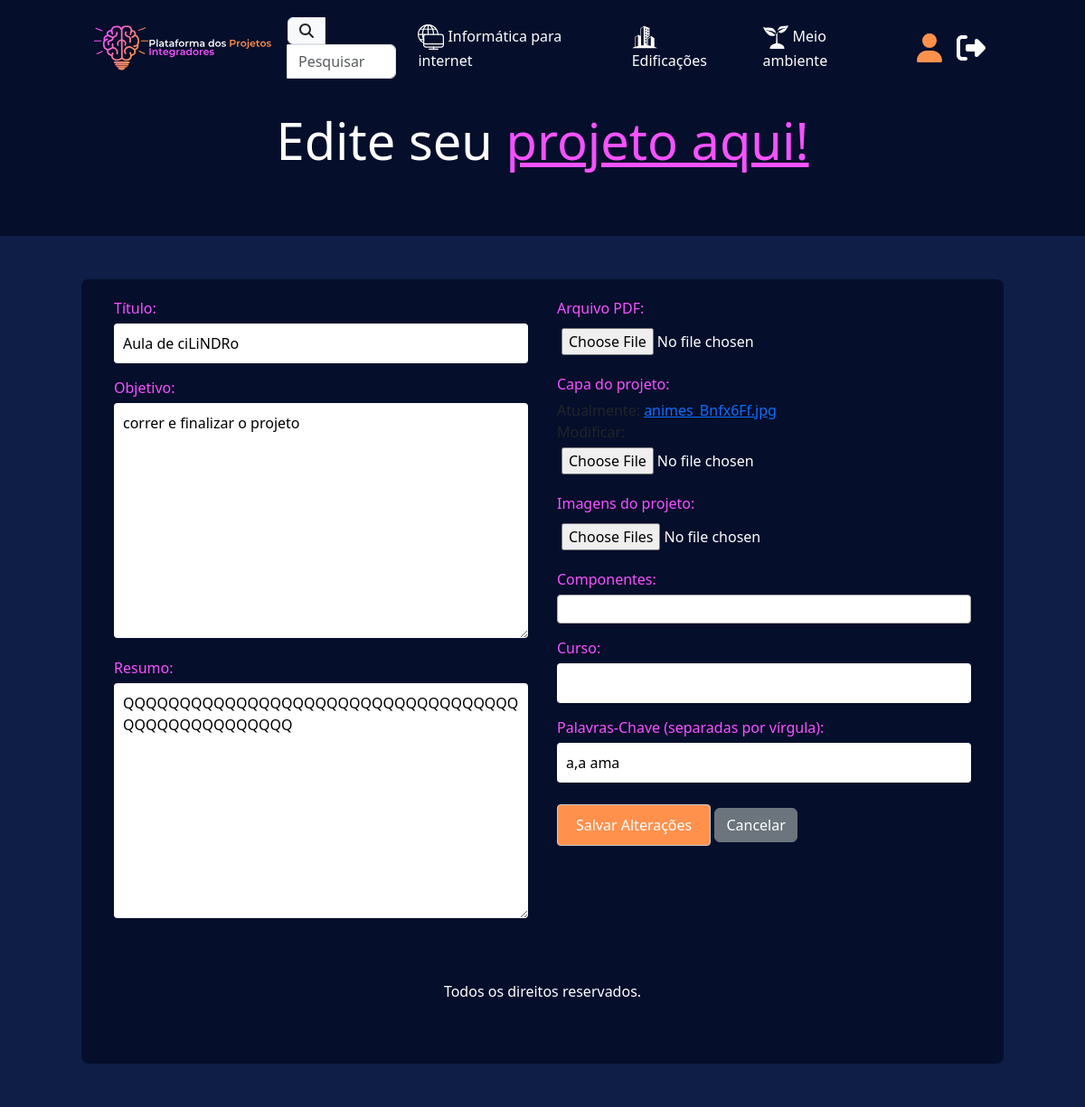
Screenshot of /projeto/6/ (signed in) with the database file from the repository.
### users/models.py (models this page shows)
class Curso(models.Model):
    titulo = models.CharField(max_length=50)
    logo = models.FileField(blank=True)
    def __str__(self):
        return self.titulo

### ppi/models.py (models this page shows, shortened)
class Projeto(models.Model):
    titulo = models.CharField(max_length=80)
    resumo = models.TextField(max_length=2000)
    objetivo = models.TextField(max_length=2000)
    capa = models.ImageField('media/')
    pdf = models.FileField(blank=True, null=True)
    palavras_chave = models.CharField(max_length=200, blank=True, null=True)
    curso = models.ForeignKey(Curso,on_delete=models.CASCADE, related_name="projetos")
    componentes = models.ManyToManyField(Profile, related_name="projetos", blank=True)
    criado_em = models.DateTimeField(auto_now_add=True,null=True)

### ppi/views.py (the view)
# urls.py: path('projeto/<int:pk>/', views.formprojeto, name='editar_projeto'),
@login_required
@permission_required('ppi.add_projeto', raise_exception=True)
def formprojeto(request, pk=None):
    componentes = list(Profile.objects.all().values('id', 'user__username'))
    projeto = get_object_or_404(Projeto, pk=pk) if pk else None
    if request.method == 'POST':
        form = ProjetoForm(request.POST, request.FILES, instance=projeto)
        if form.is_valid():
            projeto = form.save()
            componentes_ids = request.POST.getlist('componentes')
            projeto.componentes.set(componentes_ids)
            imagens = request.FILES.getlist('imagens')
            for imagem in imagens:
                FotoProjeto.objects.create(projeto=projeto, photo=imagem)
            return redirect("verperfil")
    else:
        form = ProjetoForm(instance=projeto)
    context = {
        "form": form,
        "componentes": componentes,
        "projeto": projeto,
    }
    return render(request, "formprojeto.html", context)

### ppi/forms.py
class ProjetoForm(forms.ModelForm):
    class Meta:
        model = Projeto
        fields = ['titulo', 'resumo', 'objetivo', 'capa', 'pdf', 'palavras_chave', 'curso']

### ppi/context_processors.py (called while the page is built)
def cursos(request):
    return {
        "cursos" : Curso.objects.all,
    }

### ppi/templates/formprojeto.html (shortened to what this page needs)
{% extends "base.html" %}
{% load static %}
{% block conteudo %}
<link href="https://cdnjs.cloudflare.com/ajax/libs/select2/4.0.13/css/select2.min.css" rel="stylesheet" />
<div class="container custom-container mb-5 py-3">
  <h1 class="text-white text-center" style="font-size: 3.5em;">
    {% if projeto %}Edite seu {% else %}Adicione seu {% endif %}<a class="roxinho">projeto aqui!</a>
  </h1>
</div>
<div class="container-fluid blueback py-5">
  <div class="form-container mx-auto custom-container">
    <form action="{% if projeto %}
    {% url 'editar_projeto' projeto.id %}{% else %}{% url 'form_post' %}
    {% endif %}" method="POST" enctype="multipart/form-data" method="POST" enctype="multipart/form-data">
      <div class="row g-0">
        <div class="col-md-6 px-3">
          <div class="form-group">
            <label for="id_titulo">Título:</label>
            {{ form.titulo}}
          </div>
          <div class="form-group">
            <label for="id_objetivo">Objetivo:</label>
            {{ form.objetivo }}
          </div>
          <div class="form-group">
            <label for="id_resumo">Resumo:</label>
            {{ form.resumo }}
          </div>
        </div>
        <div class="col-md-6 px-3">
          <div class="form-group">
            <label for="id_pdf">Arquivo PDF:</label>
            {{ form.pdf }}
          </div>
          <div class="form-group">
            <label for="id_capa">Capa do projeto:</label>
            {{ form.capa }}
          </div>
          <div class="form-group">
            <label for="id_imagens">Imagens do projeto:</label>
            <input type="file" name="imagens" id="id_imagens" multiple>
          </div>
          <div class="form-group">
            <label for="id_componentes">Componentes:</label>
          </div>
          <div class="form-group">
            <label for="id_curso">Curso:</label>
            {{ form.curso }}
          </div>
          <div class="form-group">
            <label for="keywords">Palavras-Chave (separadas por vírgula):</label>
            {{ form.palavras_chave }}
          </div>
          <div class="form-group mt-4">
            <button class="btn btn-primary" type="submit">{% if projeto %}Salvar Alterações{% else %}Adicionar{% endif %}</button>
            {% if projeto %}
                <a href="{% url 'verperfil' %}" class="btn btn-secondary">Cancelar</a>
            {% endif %}
          </div>
        </div>
      </div>
{% endblock conteudo %}

### ppi/templates/base.html (shortened to what this page needs)
{% load static %}
<!doctype html>
<html lang="pt-br">
  <head>
    <link href="https://cdn.jsdelivr.net/npm/select2@4.1.0-rc.0/dist/css/select2.min.css" rel="stylesheet" />
    <link href="https://cdn.jsdelivr.net/npm/bootstrap@5.3.3/dist/css/bootstrap.min.css" rel="stylesheet">
    <link rel="stylesheet" href="{% static 'style.css' %}">
  </head>
  <body style="background-color: rgb(5, 14, 43);">
    <nav class="navbar navbar-expand-lg">
      <div class="container custom-container">
          <a class="navbar-brand" href="{% url 'index' %}">
              <img src="{% static 'imgs/logotopo.svg' %}" alt="Logo" style="max-height: 80px;">
          </a>
          <div class="collapse navbar-collapse" id="navbarSupportedContent">
              <ul class="navbar-nav mb-2 mb-lg-0 ms-auto d-flex align-items-center">
                {% if request.path == "/pesquisar/" %}
                <form
                    method="GET"
                    class="d-flex justify-content-center"
                    onsubmit="return redirectToSearchPage();"
                >
                <div class="input-group">
                  <span class="input-group-text" id="basic-addon1">
                    <i class="fa-solid fa-magnifying-glass text-dark"></i>
                  </span>
                  <input type="text" id="pesquisar" class="form-control search-bar" placeholder="Pesquisar" aria-describedby="basic-addon1">
                </div>
                </form>
                {% else %}
                <a class="text-decoration-none" href="{% url 'pesquisar' %}">
                  <div class="input-group">
                    <span class="input-group-text" id="basic-addon1">
                      <i class="fa-solid fa-magnifying-glass text-dark"></i>
                    </span>
                    <input type="text" id="pesquisarstatic" class="form-control search-bar" placeholder="Pesquisar" aria-describedby="basic-addon1" readonly>
                  </div>
                </a>
                {% endif %}
                  {% for curso in cursos %}
                  <li class="nav-item mx-3">
                      <a class="text-white nav-link" href="{% url 'projetos' curso.id %}">
                          <img src="{{ curso.logo.url }}" style="max-width: 1.8rem;" alt="{{curso.titulo}}">
                          {{ curso.titulo }}
                      </a>
                  </li>
                  {% endfor %}
                  {% if user.is_authenticated %}
                  <li class="nav-item ms-3">
                      <a class="nav-link" href="{% url 'verperfil' %}">
                        <i class="fa-solid fa-user fa-2xl laranja"></i>
                      </a>
                  </li>
                  <form method="post" action="{% url 'logout' %}">
                    <li class="nav-item">
                      <button type="submit" class="nav-link text-white">
                        <i class="fa-solid fa-2xl fa-right-from-bracket"></i>
                      </button>
                    </li>
                  </form>
                  {% else %}
                  <li class="nav-item ms-3">
                      <a class="nav-link" href="{% url 'login' %}">
                        <i class="fa-solid fa-user fa-2xl laranja"></i>
                      </a>
                  </li>
                  {% endif %}
              </ul>
          </div>
      </div>
    </nav>
    {% block conteudo %}
    {% endblock conteudo %}
    <footer class="py-5 text-center text-white">
      Todos os direitos reservados.
    </footer>
  </body>
</html>

### ppi/static/style.css (style rules this page uses)
.roxinho { color: rgb(246, 82, 255); }
.laranja { color: rgb(255, 145, 77); }
.blueback { background-color: rgb(14, 30, 70); }
.custom-container { max-width: 85vw; width: 100%; }
.form-container { background: rgb(5, 14, 43); padding: 20px; border-radius: 8px; width: 100%; }
.form-group { margin-bottom: 15px; }
.form-group label { display: block; margin-bottom: 5px; color: rgb(246, 82, 255); }
.form-group input, .form-group textarea, .form-group select { width: 100%; padding: 10px; border-radius: 4px; font-size: 16px; }
.form-group textarea { resize: vertical; }
.form-group input[type="file"] { padding: 5px; }
.form-group button { background-color: rgb(255, 145, 77); color: #ffffff; border: none; padding: 10px 20px; font-size: 16px; border: 1px solid #ccc; border-radius: 4px; cursor: pointer; }
input::placeholder, textarea::placeholder { color: #ffffff; }
input[type="file"] { color: white; }
select { color: white; background-color: white; }
option { color: white; background-color: white; }
input, textarea, select { border: none; }
#pesquisarstatic { width: 100px; }
form label { color: white; }

### rows the page displays
Curso: logo (picture), titulo "Informática para internet"
Curso: logo (picture), titulo "Edificações"
Curso: logo (picture), titulo "Meio ambiente"
Projeto: titulo "Aula de ciLiNDRo", objetivo "correr e finalizar o projeto", resumo "QQQQQQQQQQQQQQQQQQQQQQQQQQQQQQQQQQQQQQQQQQQQQQQQQQ", curso "Informática para internet", palavras_chave "a,a ama"
